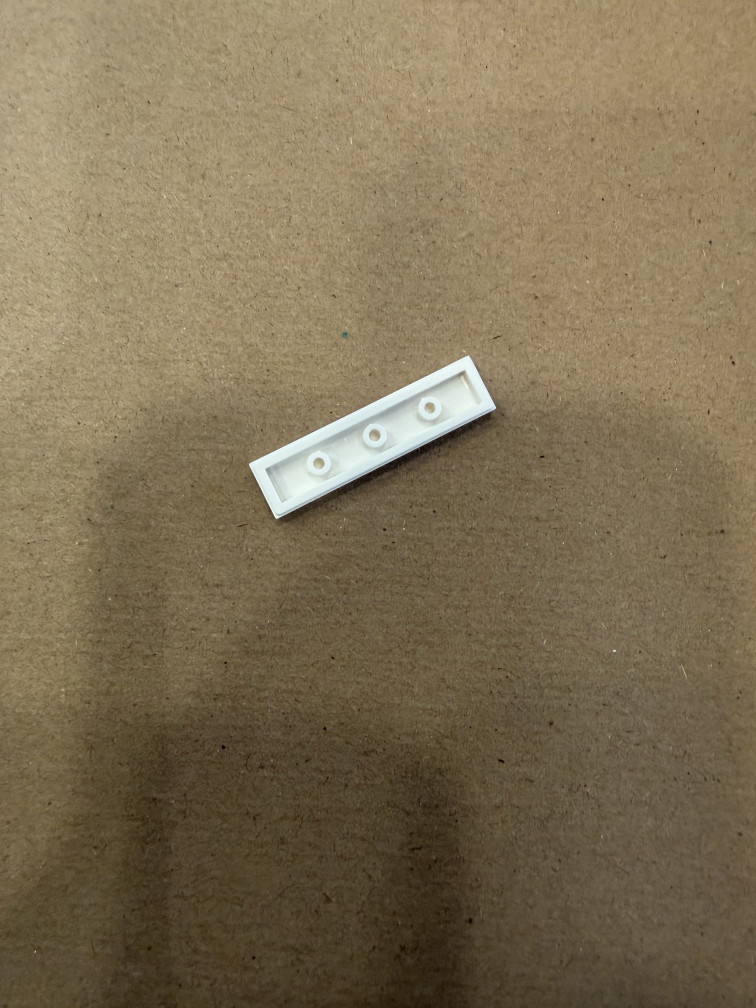
#> input picture cv_detector/new_detector/steps_jpg/s1-0.jpg, 3024 x 4032 px (shown at 1/4 size); its folder holds only this picture in this run
$ python bbox_annotator.py
#> lines starting #> are read from the running program, lines starting #| are printed output that depends on the picture; after the words box and inside, x2 and y2 are one past the last pixel; in counts of white or black regions, pixels touching at a corner belong together
"""
Manual Bounding Box Annotator for Lego images.
Draw a persistent, resizable bounding box and save when ready.
"""

import cv2
import json
import numpy as np
from pathlib import Path


class BBoxAnnotator:
    """Interactive bounding box annotation tool with persistent, resizable boxes."""

    def __init__(self, image_dir: str, output_dir: str = None):
        self.image_dir = Path(image_dir)
        self.output_dir = Path(output_dir) if output_dir else self.image_dir.parent / "cropped"
        self.output_dir.mkdir(parents=True, exist_ok=True)

        self.annotations_file = self.output_dir / "annotations.json"
        self.annotations = self._load_annotations()
#> (reads cv_detector/new_detector/cropped/annotations.json from the repository)

        self.images = sorted(self.image_dir.glob("s*-*.jpg"))
        self.current_idx = 0

        # Box state (x1, y1, x2, y2) in display coordinates
        self.box = None
        self.scale = 1.0
        self.original_image = None
        self.display_image = None

        # Interaction state
        self.mode = None  # None, 'drawing', 'moving', 'resizing'
        self.active_handle = None  # Which handle is being dragged
        self.drag_start = None  # Starting point of drag
        self.box_at_drag_start = None  # Box state when drag started

        # Handle size for corners and edges
        self.handle_size = 15

    def _load_annotations(self) -> dict:
        """Load existing annotations if available."""
        if self.annotations_file.exists():
            with open(self.annotations_file) as f:
                return json.load(f)
        return {}

    # [126 lines left out: functions _save_annotations, _get_handle_at, _is_inside_box, _mouse_callback, _get_cursor_type, not called in this run]

    def _draw_box(self, image: np.ndarray) -> np.ndarray:
        """Draw the bounding box with handles on the image."""
        display = image.copy()

        if self.box:
            x1, y1, x2, y2 = [int(v) for v in self.box]

            # Clamp to image bounds for drawing
            h, w = display.shape[:2]
            x1_draw, y1_draw = max(0, x1), max(0, y1)
            x2_draw, y2_draw = min(w, x2), min(h, y2)

            # Draw semi-transparent overlay outside the box
            overlay = display.copy()
            mask = np.ones_like(display) * 40
            mask[y1_draw:y2_draw, x1_draw:x2_draw] = 0
            display = cv2.subtract(display, mask.astype(np.uint8))

            # Draw box outline (thick green)
            cv2.rectangle(display, (x1, y1), (x2, y2), (0, 255, 0), 2)

            # Calculate handle positions
            mx, my = (x1 + x2) // 2, (y1 + y2) // 2
            handles = [
                (x1, y1), (mx, y1), (x2, y1),  # Top row
                (x1, my), (x2, my),             # Middle row
                (x1, y2), (mx, y2), (x2, y2)   # Bottom row
            ]

            # Draw handles
            hs = 8
            for hx, hy in handles:
                # White filled square with green border
                cv2.rectangle(display,
                              (hx - hs, hy - hs),
                              (hx + hs, hy + hs),
                              (255, 255, 255), -1)
                cv2.rectangle(display,
                              (hx - hs, hy - hs),
                              (hx + hs, hy + hs),
                              (0, 200, 0), 2)

            # Show dimensions
            box_w, box_h = x2 - x1, y2 - y1
            label = f"{int(box_w / self.scale)}x{int(box_h / self.scale)}"
            cv2.putText(display, label, (x1, y1 - 10),
                        cv2.FONT_HERSHEY_SIMPLEX, 0.6, (0, 255, 0), 2)

        return display

    def _load_current_image(self):
        """Load and scale the current image."""
        img_path = self.images[self.current_idx]
        self.original_image = cv2.imread(str(img_path))

        if self.original_image is None:
            return False

        # Scale for display
        max_dim = 800
        h, w = self.original_image.shape[:2]
        if max(h, w) > max_dim:
            self.scale = max_dim / max(h, w)
            new_size = (int(w * self.scale), int(h * self.scale))
            self.display_image = cv2.resize(self.original_image, new_size)
        else:
            self.scale = 1.0
            self.display_image = self.original_image.copy()

        # Load existing annotation if available
        img_name = img_path.name
        if img_name in self.annotations:
            # Convert from original to display coordinates
            ox, oy, ow, oh = self.annotations[img_name]
            self.box = (
                int(ox * self.scale),
                int(oy * self.scale),
                int((ox + ow) * self.scale),
                int((oy + oh) * self.scale)
            )
        else:
            self.box = None

        return True

    # [33 lines left out: function _save_current_box, not called in this run]

    def run(self):
        """Run the annotation interface."""
        if not self.images:
            print("No images found in", self.image_dir)
            return

        print("\nBounding Box Annotator")
        print("=" * 40)
        print(f"Images: {len(self.images)}")
        print(f"Already annotated: {len(self.annotations)}")
        print()
        print("Controls:")
        print("  Draw box       - Click and drag on empty area")
        print("  Move box       - Drag from inside the box")
        print("  Resize box     - Drag the corner/edge handles")
        print("  S              - Save and go to next")
        print("  N / Right      - Next image (without saving)")
        print("  P / Left       - Previous image")
        print("  C              - Clear box")
        print("  Q              - Quit")
        print()

        cv2.namedWindow("Annotator", cv2.WINDOW_AUTOSIZE)
        cv2.setMouseCallback("Annotator", self._mouse_callback)

        self._load_current_image()
#> in _load_current_image, self.original_image is the input picture: shape (4032, 3024, 3); mean B, G, R 84.4, 112.3, 127
#> in _load_current_image, `self.display_image = cv2.resize(self.original_image, new_size)`:
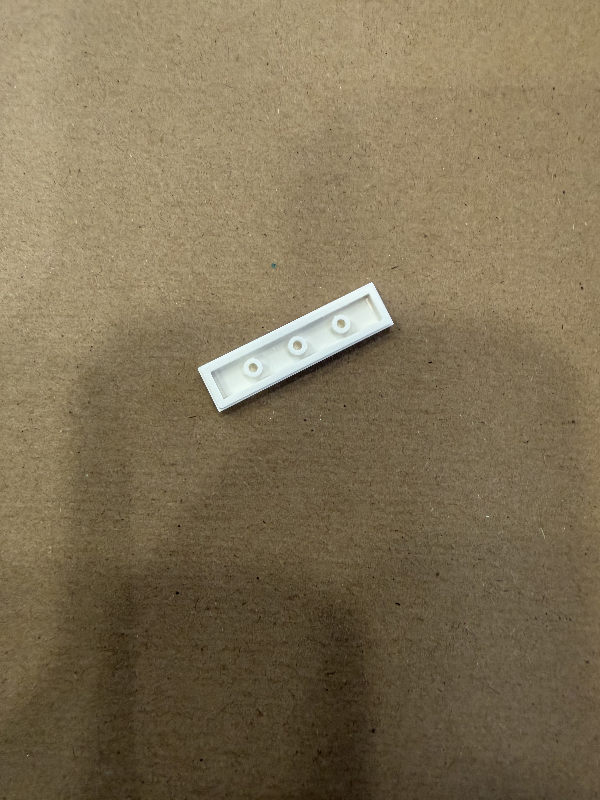
#> self.display_image: shape (800, 600, 3); mean B, G, R 84.2, 112.2, 126.9

        while True:
            if self.display_image is None:
                self.current_idx = (self.current_idx + 1) % len(self.images)
                self._load_current_image()
                continue

            # Draw the display
            display = self._draw_box(self.display_image)
#> in _draw_box, `cv2.rectangle(display, (x1, y1), (x2, y2), (0, 255, 0), 2)`:
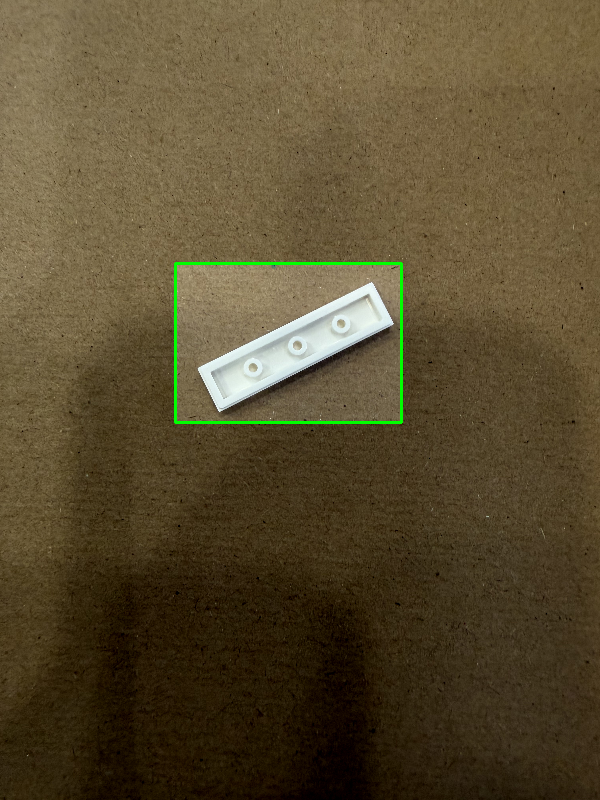
#> display: shape (800, 600, 3); mean B, G, R 47.6, 76, 89.4
#> after the loop in _draw_box, `for hx, hy in handles:`:
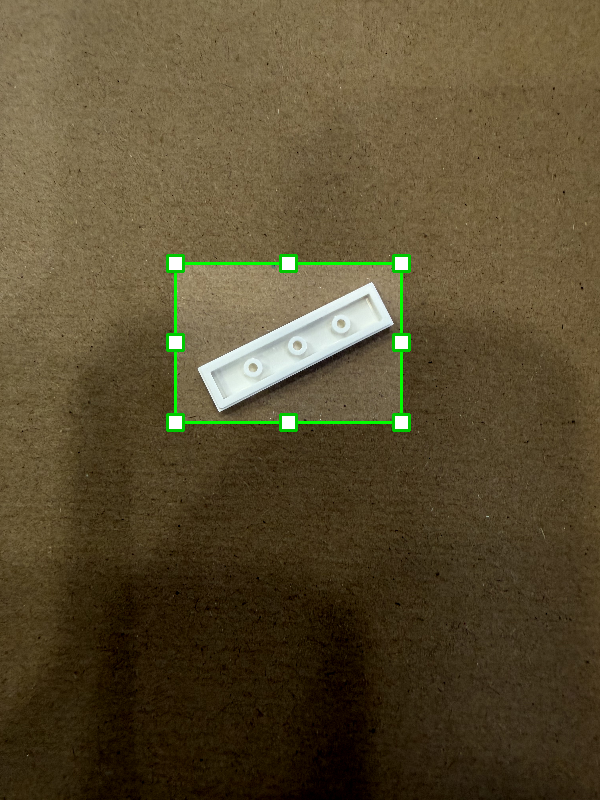
#> display: shape (800, 600, 3); 0.6% of pixels changed, all inside (x1, y1, x2, y2) = (166, 254, 411, 432)
#> in _draw_box, `cv2.putText(display, label, (x1, y1 - 10), cv2.FONT_HERSHEY_SIMPLEX, 0..`:
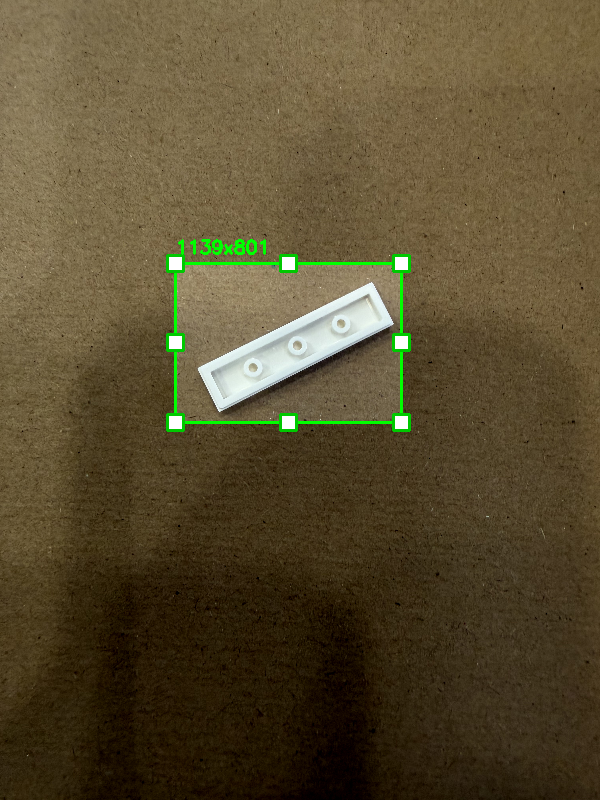
#> display: shape (800, 600, 3); 0.14% of pixels changed, all inside (x1, y1, x2, y2) = (178, 239, 266, 255)

            # Create info bar
            img_path = self.images[self.current_idx]
            bar_height = 60
            bar_width = display.shape[1]
#> bar_width = 600
            info_bar = np.zeros((bar_height, bar_width, 3), dtype=np.uint8)
            info_bar[:] = (40, 40, 40)  # Dark gray background

            # Image info
            info = f"[{self.current_idx + 1}/{len(self.images)}] {img_path.name}"
            cv2.putText(info_bar, info, (10, 22),
                        cv2.FONT_HERSHEY_SIMPLEX, 0.6, (255, 255, 255), 1)
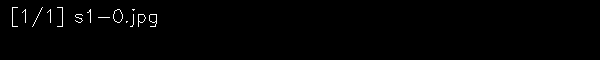
#> info_bar: shape (60, 600, 3); values 40 (black) and 255 (white), 0.8% white in thin lines or dots, all inside (x1, y1, x2, y2) = (12, 7, 157, 27)

            # Step and status
            step_num = img_path.stem.split("-")[0]
            if img_path.name in self.annotations:
                status = "SAVED"
                status_color = (0, 255, 0)
            elif self.box:
                status = "Box ready - press S to save"
                status_color = (0, 200, 255)
            else:
                status = "Draw a box"
                status_color = (100, 100, 255)

            cv2.putText(info_bar, f"Step: {step_num}", (10, 45),
                        cv2.FONT_HERSHEY_SIMPLEX, 0.5, (200, 200, 200), 1)
            cv2.putText(info_bar, status, (120, 45),
                        cv2.FONT_HERSHEY_SIMPLEX, 0.5, status_color, 1)

            # Controls hint
            cv2.putText(info_bar, "[S]ave [N]ext [P]rev [C]lear [Q]uit",
                        (bar_width - 280, 45),
                        cv2.FONT_HERSHEY_SIMPLEX, 0.45, (150, 150, 150), 1)
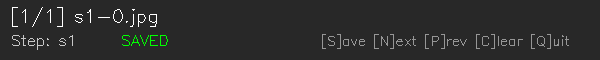
#> info_bar: shape (60, 600, 3); mean of channels 0, 1, 2 43.9, 44.9, 43.9; drawn as B, G, R

            # Combine info bar and display
            combined = np.vstack([info_bar, display])
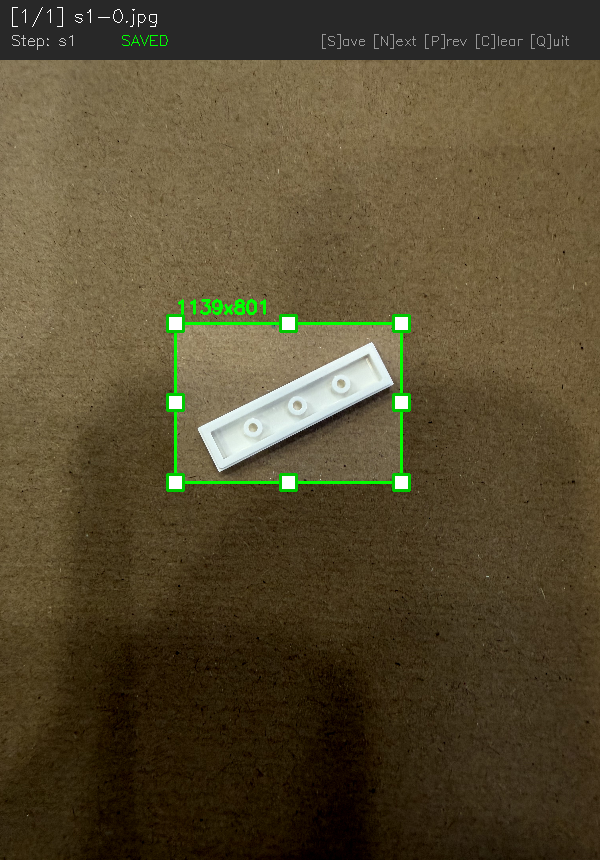
#> combined: shape (860, 600, 3); mean of channels 0, 1, 2 47.7, 74.6, 86.2; drawn as B, G, R
            cv2.imshow("Annotator", combined)

            key = cv2.waitKey(30) & 0xFF
#> (key q is pressed here)

            if key == ord('q'):
                break

            elif key == ord('s'):
                if self._save_current_box():
                    self.current_idx = (self.current_idx + 1) % len(self.images)
                    self._load_current_image()

            elif key in [ord('n'), 83, 3]:  # N or Right arrow
                self.current_idx = (self.current_idx + 1) % len(self.images)
                self._load_current_image()

            elif key in [ord('p'), 81, 2]:  # P or Left arrow
                self.current_idx = (self.current_idx - 1) % len(self.images)
                self._load_current_image()

            elif key == ord('c'):
                self.box = None

        cv2.destroyAllWindows()
        print(f"\nDone! Annotations: {self.annotations_file}")
        print(f"Cropped images: {self.output_dir}")


if __name__ == "__main__":
    import argparse

    parser = argparse.ArgumentParser(description="Manual bounding box annotator")
    parser.add_argument("--input", "-i", default="./steps_jpg", help="Input image directory")
    parser.add_argument("--output", "-o", default="./cropped", help="Output directory for crops")

    args = parser.parse_args()
    annotator = BBoxAnnotator(args.input, args.output)
    annotator.run()
